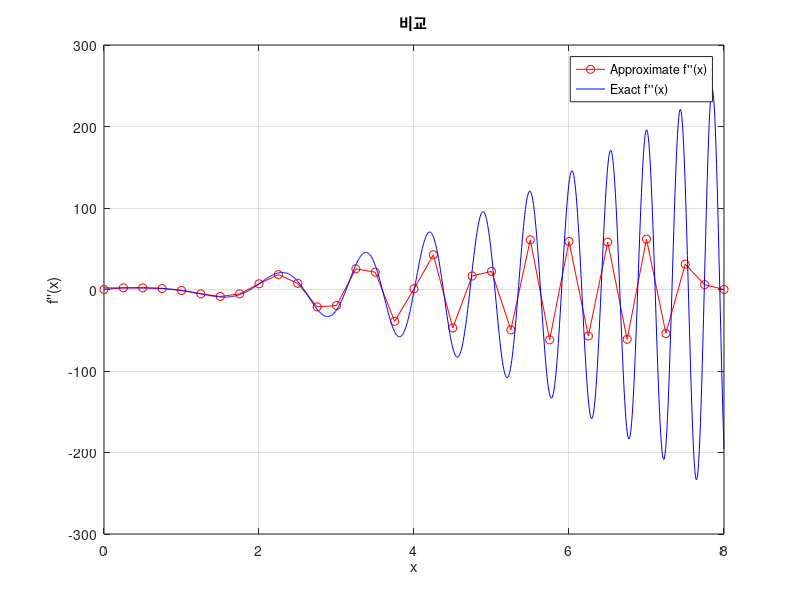

The MATLAB source for this figure:
clc; clear;

f = @(x) sin(16 - x.^2);  % 함수 정의
f_exact = @(x) -2 * cos(16 - x.^2) - 4 * x.^2 .* sin(16 - x.^2);  %이계도함수 정의
h = 8 / 32;  % 33개 점을 사용하므로 간격을 8/(n-1)로 설정

x = 0:h:8; %점 생성
x_fine=linspace(0,8,1000); %원래 함수 표현을 위한 점 생성

% second-order central difference scheme
f2_approx = zeros(1, length(x)); %근사할 이계도함수 행렬 생성
for i = 2:length(x)-1
    f2_approx(i) = (f(x(i+1)) - 2*f(x(i)) + f(x(i-1))) / h^2;
end

% 정확한 두 번째 도함수 계산
f2_exact = f_exact(x_fine);

% 그래프 그리기
plot(x, f2_approx, 'r-o'); hold on;
plot(x_fine, f2_exact, 'b-');
legend('Approximate f''''(x)','Exact f''''(x)');
xlabel('x'); ylabel('f''''(x)');
title('비교');
grid on;
